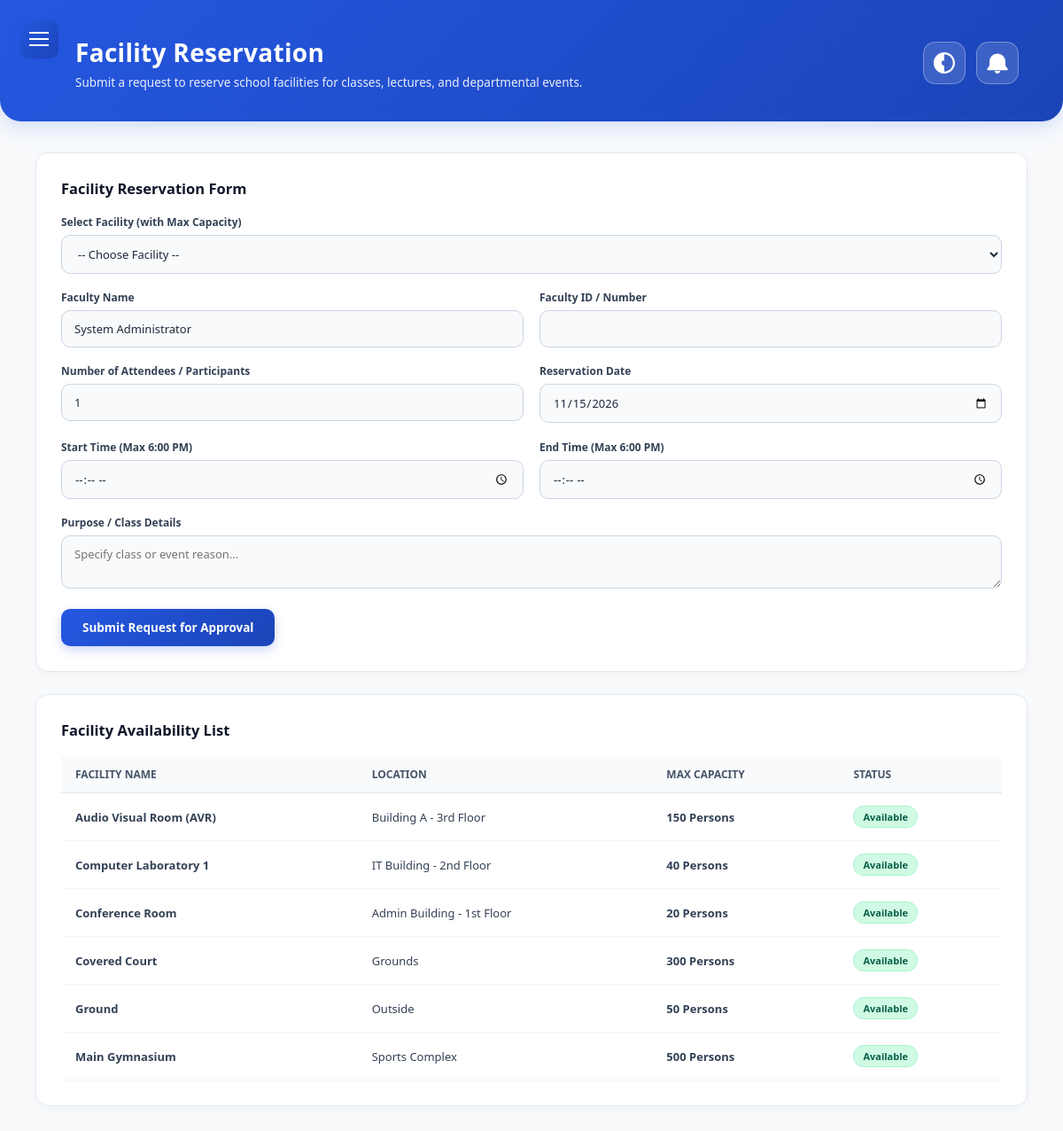
Screenshot of /facility_faculty.php (signed in) with the database file from the repository.
### tables this page shows
CREATE TABLE `users` (
  `id` int(11) NOT NULL,
  `student_id` varchar(50) DEFAULT NULL,
  `username` varchar(50) NOT NULL,
  `password` varchar(255) NOT NULL,
  `full_name` varchar(100) NOT NULL,
  `role` enum('Admin','Student','Faculty') NOT NULL DEFAULT 'Student',
  `created_at` timestamp NOT NULL DEFAULT current_timestamp(),
  `email` varchar(100) DEFAULT NULL,
  `status` enum('Pending','Approved','Rejected') DEFAULT 'Pending',
  `profile_pic` varchar(255) DEFAULT NULL
);

CREATE TABLE `facilities` (
  `id` int(11) NOT NULL,
  `facility_code` varchar(50) NOT NULL,
  `name` varchar(255) NOT NULL,
  `building` varchar(150) NOT NULL,
  `floor` varchar(100) DEFAULT NULL,
  `location` varchar(255) DEFAULT 'Main Campus',
  `capacity` int(11) DEFAULT 0,
  `description` text DEFAULT NULL,
  `status` enum('Available','Unavailable','Under Maintenance') DEFAULT 'Available',
  `created_at` timestamp NOT NULL DEFAULT current_timestamp()
);

### facility_faculty.php (the view, shortened to what this page needs)
<?php
require_once 'notif_helper.php';
$user_id    = $_SESSION['user_id'] ?? 0;
$user_name  = $_SESSION['full_name'] ?? 'Faculty Member';
$user_id_no = $_SESSION['faculty_id'] ?? $_SESSION['student_id'] ?? $_SESSION['user_id'] ?? '';
$stmt_sync = $conn->prepare("SELECT full_name, role, profile_pic FROM users WHERE id = ?");
$stmt_sync->bind_param("i", $user_id);
$stmt_sync->execute();
$sync_res = $stmt_sync->get_result()->fetch_assoc();
if ($sync_res) {
    $user_name = $sync_res['full_name'];
}
$query = "SELECT * FROM facilities ORDER BY name ASC";
$result = $conn->query($query);
?>
<!DOCTYPE html>
<html lang="en">
<head>
</head>
<body>
    <button class="menu-toggle" id="menuToggle" aria-label="Toggle Menu">
        <span></span>
    </button>
    <main class="main-content">
        <div class="top-hero-banner">
            <div class="hero-title">
                <h1>Facility Reservation</h1>
                <p>Submit a request to reserve school facilities for classes, lectures, and departmental events.</p>
            </div>
            <div class="header-actions">
                <button type="button" class="dark-mode-btn" id="darkModeToggle" title="Toggle Dark Mode">
                    <svg viewBox="0 0 512 512" xmlns="http://www.w3.org/2000/svg">
                        <path d="M256 512C114.6 512 0 397.4 0 256S114.6 0 256 0s256 114.6 256 256-114.6 256-256 256zm0-464v416c114.9 0 208-93.1 208-208S370.9 48 256 48zm0 144a64 64 0 1 0 0 128V192z"/>
                    </svg>
                </button>
                <a href="notifications.php" class="top-notif-btn" title="View Notifications">
                </a>
            </div>
        </div>
        <div class="page-container">
            <section class="action-panel">
                <h3>Facility Reservation Form</h3>
                <form action="facility_faculty.php" method="POST" class="form-grid">
                    <div class="full-width">
                        <label for="facility_id">Select Facility (with Max Capacity)</label>
                        <select name="facility_id" id="facility_id" required onchange="updateMaxCapacity(this)">
                            <option value="">-- Choose Facility --</option>
                            <?php
                            if ($result && $result->num_rows > 0) {
                                $result->data_seek(0);
                            }
                            ?>
                        </select>
                    </div>
                    <div>
                        <label for="faculty_name">Faculty Name</label>
                        <input type="text" name="faculty_name" id="faculty_name" value="<?= htmlspecialchars($user_name); ?>" required>
                    </div>
                    <div>
                        <label for="faculty_id">Faculty ID / Number</label>
                        <input type="text" name="faculty_id" id="faculty_id" value="<?= htmlspecialchars($user_id_no); ?>" required>
                    </div>
                    <div>
                        <label for="attendees">Number of Attendees / Participants</label>
                        <input type="number" name="attendees" id="attendees" min="1" value="1" required placeholder="Enter attendees count">
                    </div>
                    <div>
                        <label for="booking_date">Reservation Date</label>
                        <input type="date" name="booking_date" id="booking_date" value="<?= date('Y-m-d'); ?>" min="<?= date('Y-m-d'); ?>" required>
                    </div>
                    <div>
                        <label for="start_time">Start Time (Max 6:00 PM)</label>
                        <input type="time" name="start_time" id="start_time" max="18:00" required>
                    </div>
                    <div>
                        <label for="end_time">End Time (Max 6:00 PM)</label>
                        <input type="time" name="end_time" id="end_time" max="18:00" required>
                    </div>
                    <div class="full-width">
                        <label for="purpose">Purpose / Class Details</label>
                        <textarea name="purpose" id="purpose" rows="2" placeholder="Specify class or event reason..." required></textarea>
                    </div>
                    <div class="full-width">
                        <button type="submit" class="btn-submit">Submit Request for Approval</button>
                    </div>
                </form>
            </section>
            <section class="action-panel">
                <h3>Facility Availability List</h3>
                <div class="table-wrap">
                    <table>
                        <thead>
                            <tr>
                                <th>Facility Name</th>
                                <th>Location</th>
                                <th>Max Capacity</th>
                                <th>Status</th>
                            </tr>
                        </thead>
                        <tbody>
                            <?php if ($result && $result->num_rows > 0): ?>
                                <?php
                                $result->data_seek(0);
                                while ($row = $result->fetch_assoc()):
                                ?>
                                    <tr>
                                        <td><b><?= htmlspecialchars($row['name']); ?></b></td>
                                        <td><?= htmlspecialchars($row['location'] ?? 'Main Campus'); ?></td>
                                        <td><b><?= htmlspecialchars($row['capacity'] ?? 'N/A'); ?> Persons</b></td>
                                        <td>
                                            <span class="badge <?= ($row['status'] === 'Available') ? 'badge-available' : 'badge-unavailable'; ?>">
                                                <?= htmlspecialchars($row['status']); ?>
                                            </span>
                                        </td>
                                    </tr>
                                <?php endwhile; ?>
                            <?php else: ?>
                                <tr>
                                    <td colspan="4" class="empty">No facilities found in the system.</td>
                                </tr>
                            <?php endif; ?>
                        </tbody>
                    </table>
                </div>
            </section>
        </div>
    </main>
</body>
</html>

### facility_faculty.php (style rules this page uses)
* { box-sizing: border-box; margin: 0; padding: 0; font-family: 'Segoe UI', Tahoma, Geneva, Verdana, sans-serif; }
body { background-color: #f1f5f9; display: flex; height: 100vh; overflow: hidden; color: #334155; transition: background-color 0.3s, color 0.3s; }
.menu-toggle { position: fixed; top: 22px; left: 22px; background: linear-gradient(135deg, #2557e0 0%, #1a44b8 100%); border: none; border-radius: 10px; width: 44px; height: 44px; cursor: pointer; z-index: 1100; display: flex; align-items: center; justify-content: center; box-shadow: 0 4px 12px rgba(37, 87, 224, 0.3); transition: transform 0.2s, box-shadow 0.2s; }
.menu-toggle span { display: block; width: 22px; height: 2px; background-color: #ffffff; position: relative; }
.menu-toggle span::before, .menu-toggle span::after { content: ''; position: absolute; width: 22px; height: 2px; background-color: #ffffff; left: 0; }
.menu-toggle span::before { top: -7px; }
.menu-toggle span::after { top: 7px; }
.main-content { flex: 1; overflow-y: auto; background: #f8fafc; width: 100%; transition: background 0.3s; }
.top-hero-banner { background: linear-gradient(135deg, #2557e0 0%, #1a44b8 100%); color: #ffffff; padding: 40px 50px 35px 85px; display: flex; justify-content: space-between; align-items: center; box-shadow: 0 6px 25px rgba(37, 87, 224, 0.18); border-bottom-left-radius: 24px; border-bottom-right-radius: 24px; margin-bottom: 35px; position: relative; z-index: 10; }
.hero-title h1 { font-size: 28px; font-weight: 700; margin-bottom: 6px; letter-spacing: 0.3px; }
.hero-title p { font-size: 13.5px; opacity: 0.9; font-weight: 400; }
.header-actions { display: flex; align-items: center; gap: 12px; z-index: 20; }
.top-notif-btn, .dark-mode-btn { position: relative; background-color: rgba(255, 255, 255, 0.15); border: 1.5px solid rgba(255, 255, 255, 0.3); width: 48px; height: 48px; border-radius: 14px; display: flex; align-items: center; justify-content: center; text-decoration: none; backdrop-filter: blur(6px); transition: all 0.25s ease; flex-shrink: 0; cursor: pointer; color: #fff; }
.dark-mode-btn svg, .top-notif-btn svg { width: 24px; height: 24px; fill: #ffffff; transition: transform 0.3s ease; pointer-events: none; }
.page-container { padding: 0 40px 40px 40px; }
.action-panel { background-color: #ffffff; border: 1px solid #e2e8f0; border-radius: 14px; padding: 28px; box-shadow: 0 4px 15px rgba(0,0,0,0.03); margin-bottom: 25px; transition: transform 0.25s ease, box-shadow 0.2s ease, background-color 0.3s, border-color 0.3s; }
.action-panel h3 { font-size: 16.5px; color: #0f172a; margin-bottom: 18px; font-weight: 700; transition: color 0.3s; }
.form-grid { display: grid; grid-template-columns: repeat(2, 1fr); gap: 18px; }
.full-width { grid-column: 1 / -1; }
label { display: block; font-size: 12px; font-weight: 700; margin-bottom: 6px; color: #334155; transition: color 0.3s; }
select, input, textarea { width: 100%; padding: 11px 14px; font-size: 13px; border: 1.5px solid #cbd5e1; border-radius: 10px; outline: none; background-color: #f8fafc; color: #1e293b; transition: all 0.2s ease; }
.btn-submit { background: linear-gradient(135deg, #2557e0 0%, #1a44b8 100%); color: white; border: none; padding: 12px 24px; font-size: 13.5px; font-weight: 700; border-radius: 10px; cursor: pointer; box-shadow: 0 4px 12px rgba(37, 87, 224, 0.25); transition: all 0.25s ease; }
.table-wrap { overflow-x: auto; }
table { width: 100%; border-collapse: separate; border-spacing: 0; font-size: 13px; text-align: left; }
th { font-size: 12px; font-weight: 700; color: #475569; padding: 12px 16px; border-bottom: 1px solid #e2e8f0; background-color: #f8fafc; text-transform: uppercase; transition: background-color 0.3s, color 0.3s, border-color 0.3s; }
td { padding: 14px 16px; border-bottom: 1px solid #f1f5f9; color: #334155; transition: color 0.3s, border-color 0.3s; }
.badge { display: inline-block; padding: 4px 10px; border-radius: 12px; font-size: 11px; font-weight: 700; }
.badge-available { background-color: #d1fae5; color: #065f46; border: 1px solid #a7f3d0; }

### rows the page displays
users: faculty_name "System Administrator"
facilities: name "Audio Visual Room (AVR)", location "Building A - 3rd Floor", capacity "150", status "Available"
facilities: name "Computer Laboratory 1", location "IT Building - 2nd Floor", capacity "40", status "Available"
facilities: name "Conference Room", location "Admin Building - 1st Floor", capacity "20", status "Available"
facilities: name "Covered Court", location "Grounds", capacity "300", status "Available"
facilities: name "Ground", location "Outside", capacity "50", status "Available"
facilities: name "Main Gymnasium", location "Sports Complex", capacity "500", status "Available"
